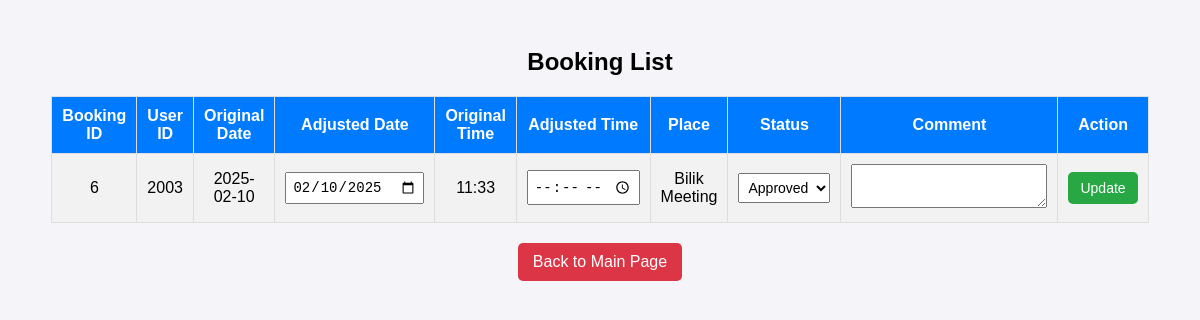
The page /backend/PejabatAgamaDaerah.php on the database as committed earlier.
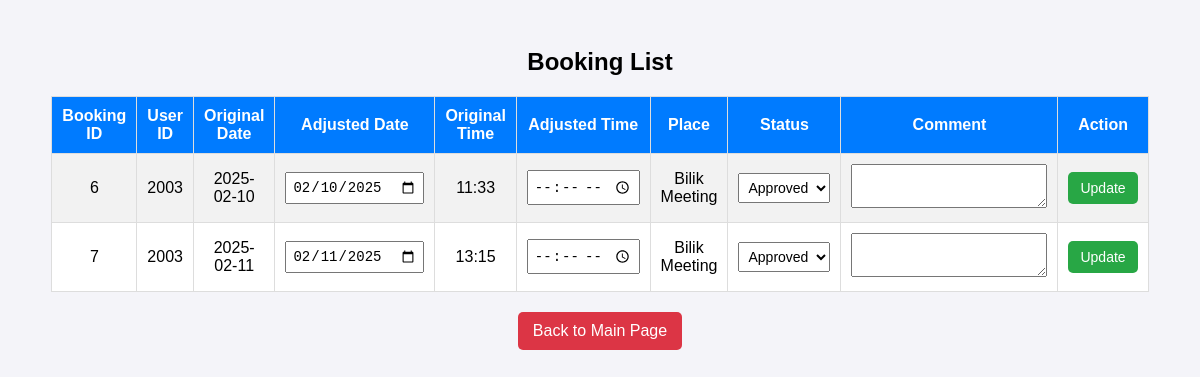
The same page on the database as committed later.
### tables this page shows
CREATE TABLE `booking` (
  `booking_id` int(8) NOT NULL,
  `user_id` int(8) NOT NULL,
  `date` date NOT NULL,
  `time` time(6) NOT NULL,
  `place` varchar(50) NOT NULL,
  `status_code` int(1) NOT NULL,
  `comment` varchar(100) NOT NULL,
  `reg_date` datetime(6) NOT NULL DEFAULT current_timestamp(6),
  `edit_date` timestamp(6) NOT NULL DEFAULT current_timestamp(6) ON UPDATE current_timestamp(6)
);

### backend/PejabatAgamaDaerah.php (the view, shortened to what this page needs)
<?php
require '../backend/connection.php';
try {
    $stmt = $conn->prepare("SELECT * FROM booking");
    $stmt->execute();
    $bookings = $stmt->fetchAll(PDO::FETCH_ASSOC);
} catch (PDOException $e) {
    die("Error: " . $e->getMessage());
}
?>
<!DOCTYPE html>
<html lang="en">
<head>
</head>
<body>
    <h2>Booking List</h2>
    <table>
        <tr>
            <th>Booking ID</th>
            <th>User ID</th>
            <th>Original Date</th>
            <th>Adjusted Date</th>
            <th>Original Time</th>
            <th>Adjusted Time</th>
            <th>Place</th>
            <th>Status</th>
            <th>Comment</th>
            <th>Action</th>
        </tr>
        <?php foreach ($bookings as $booking): ?>
            <tr>
                <td><?php echo htmlspecialchars($booking['booking_id']); ?></td>
                <td><?php echo htmlspecialchars($booking['user_id']); ?></td>
                <td><?php echo htmlspecialchars($booking['date']); ?></td>
                <td>
                    <form action="updatestatus.php" method="POST">
                        <input type="date" name="date" value="<?php echo htmlspecialchars($booking['date']); ?>">
                </td>
                <td><?php echo htmlspecialchars(date('H:i', strtotime($booking['time']))); ?></td>
                <td>
                        <input type="time" name="time" value="<?php echo htmlspecialchars($booking['time']); ?>">
                </td>
                <td><?php echo htmlspecialchars($booking['place']); ?></td>
                <td>
                        <select name="status_code">
                            <option value="1" <?php echo ($booking['status_code'] == 1) ? 'selected' : ''; ?>>Approved</option>
                        </select>
                </td>
                <td>
                        <textarea name="comment" rows="2" cols="20"><?php echo htmlspecialchars($booking['comment']); ?></textarea>
                </td>
                <td>
                        <button type="submit" class="update-btn">Update</button>
                </td>
            </tr>
        <?php endforeach; ?>
    </table>
    <a href="../frontend/mainpage2.html" class="back-btn">Back to Main Page</a>
</body>
</html>

Rows that differ between the two databases and show on the page:
added booking: booking_id "7", user "2003", date "2025-02-11", date "02/11/2025", time "13:15", place "Bilik Meeting", status_code "Approved"
